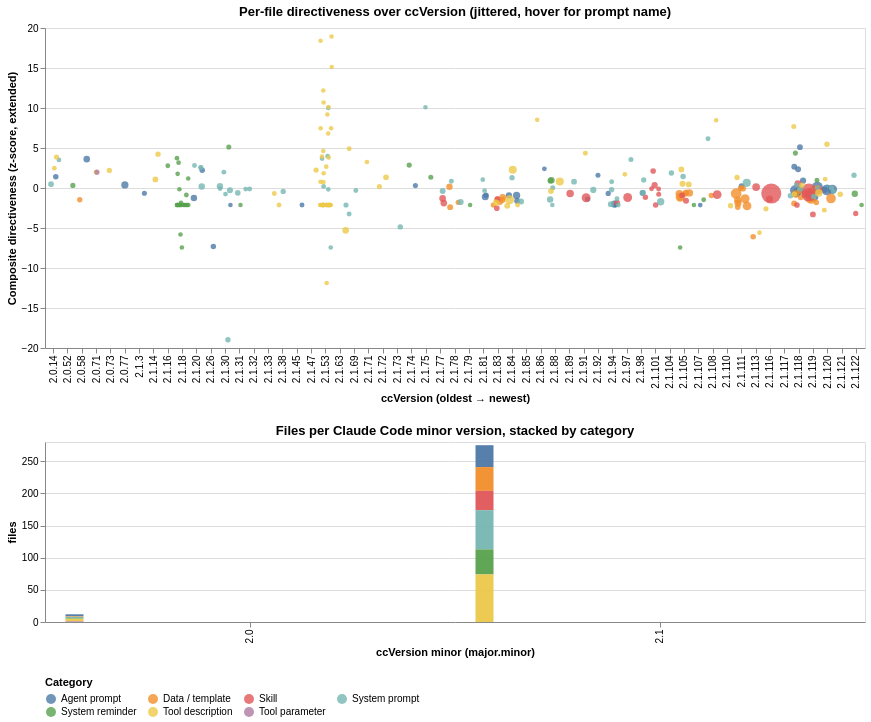

The cell this chart's notebook holds for it:
### Markdown cell above
### ccVersion timeline

Each prompt's `ccVersion` (from the HTML-comment frontmatter) records the Claude Code
release the prompt was last touched in. The chart below puts every file at its
`ccVersion` on the x-axis and a directiveness signal on the y-axis. Hover any point for
the prompt's full `name`, `description`, and version. Brush horizontally to focus on a
release window; click a category in the legend to highlight just that category.

### Code cell
"""ccVersion timeline + minor-version histogram, with name/description tooltips.

Directiveness composite uses the extended formula from cell 58 (mood markers +
hard prohibitions + CAPS imperatives + directive_sent_pct + configuring_sent_pct
- collaborative_sent_pct - permissive_sent_pct - appreciative_sent_pct).
"""

# Sort ccVersion values numerically (treating "2.1.53" as a tuple)
version_order = (
 alt_df[alt_df["ccVersion"] != ""].drop_duplicates("ccVersion").sort_values("ccVersion_sort")
 ["ccVersion"].tolist
)

minor_counts = (
 alt_df[alt_df["ccMinor"] != "unknown"].groupby(["ccMinor", "category"]).size.reset_index(name="count")
)

def _minor_key(m):
 parts = m.split(".")
 try:
 return (int(parts[0]), int(parts[1]) if len(parts) > 1 else 0)
 except (ValueError, IndexError):
 return (-1, -1)
minor_order = sorted(minor_counts["ccMinor"].unique, key=_minor_key)

cat_color = alt.Color("category:N",
 scale=alt.Scale(domain=_cat_domain, range=_cat_range),
 legend=alt.Legend(title="Category", orient="bottom", columns=4))
legend_sel = alt.selection_point(fields=["category"], bind="legend")

# Use the precomputed `directiveness` from cell 58 — same formula.
df_with_ver = alt_df[alt_df["ccVersion"] != ""].copy

timeline = (
 alt.Chart(df_with_ver).mark_circle(opacity=0.65).encode(
 x=alt.X("ccVersion:N", sort=version_order, title="ccVersion (oldest → newest)",
 axis=alt.Axis(labelAngle=-90, labelLimit=80, labelOverlap=False)),
 y=alt.Y("directiveness:Q", title="Composite directiveness (z-score, extended)"),
 size=alt.Size("n_tokens:Q", scale=alt.Scale(range=[20, 400]), legend=None),
 color=cat_color,
 opacity=alt.condition(legend_sel, alt.value(0.8), alt.value(0.07)),
 xOffset="jitter:Q",
 tooltip=[
 alt.Tooltip("name:N", title="Name"),
 alt.Tooltip("description:N", title="Description"),
 alt.Tooltip("ccVersion:N"),
 alt.Tooltip("category:N"),
 alt.Tooltip("n_tokens:Q", format=","),
 alt.Tooltip("directiveness:Q", format=".2f"),
 alt.Tooltip("path:N"),
 ]).transform_calculate(jitter="random-0.5").add_params(legend_sel).properties(width=820, height=320,
 title="Per-file directiveness over ccVersion (jittered, hover for prompt name)")
)

hist = (
 alt.Chart(minor_counts).mark_bar.encode(
 x=alt.X("ccMinor:N", sort=minor_order,
 title="ccVersion minor (major.minor)"),
 y=alt.Y("count:Q", title="files"),
 color=cat_color,
 opacity=alt.condition(legend_sel, alt.value(0.95), alt.value(0.1)),
 tooltip=[
 alt.Tooltip("ccMinor:N"),
 alt.Tooltip("category:N"),
 alt.Tooltip("count:Q", title="files"),
 ]).properties(width=820, height=180,
 title="Files per Claude Code minor version, stacked by category")
)

timeline & hist

### Figure 1 — Vega-Lite specification as saved in the notebook (floating-point values rounded to 4 significant figures; data arrays with more than 128 entries replaced by an {"elided": "..."} marker saying what was removed)
{"config": {"view": {"continuousWidth": 300, "continuousHeight": 300}}, "vconcat": [{"data": {"name": "data-84afd73863aeb8ad067213ead2b3b3fe"}, "mark": {"type": "circle", "opacity": 0.65}, "encoding": {"color": {"field": "category", "legend": {"columns": 4, "orient": "bottom", "title": "Category"}, "scale": {"domain": ["Agent prompt", "Data / template", "Skill", "System prompt", "System reminder", "Tool description", "Tool parameter"], "range": ["#4e79a7", "#f28e2c", "#e15759", "#76b7b2", "#59a14f", "#edc949", "#af7aa1"]}, "type": "nominal"}, "opacity": {"condition": {"param": "param_c7deca0050eaaefc", "value": 0.8}, "value": 0.07}, "size": {"field": "n_tokens", "legend": null, "scale": {"range": [20, 400]}, "type": "quantitative"}, "tooltip": [{"field": "name", "title": "Name", "type": "nominal"}, {"field": "description", "title": "Description", "type": "nominal"}, {"field": "ccVersion", "type": "nominal"}, {"field": "category", "type": "nominal"}, {"field": "n_tokens", "format": ",", "type": "quantitative"}, {"field": "directiveness", "format": ".2f", "type": "quantitative"}, {"field": "path", "type": "nominal"}], "x": {"axis": {"labelAngle": -90, "labelLimit": 80, "labelOverlap": false}, "field": "ccVersion", "sort": ["2.0.14", "2.0.52", "2.0.58", "2.0.71", "2.0.73", "2.0.77", "2.1.3", "2.1.14", "2.1.16", "2.1.18", "2.1.20", "2.1.26", "2.1.30", "2.1.31", "2.1.32", "2.1.33", "2.1.38", "2.1.45", "2.1.47", "2.1.53", "2.1.63", "2.1.69", "2.1.71", "2.1.72", "2.1.73", "2.1.74", "2.1.75", "2.1.77", "2.1.78", "2.1.79", "2.1.81", "2.1.83", "2.1.84", "2.1.85", "2.1.86", "2.1.88", "2.1.89", "2.1.91", "2.1.92", "2.1.94", "2.1.97", "2.1.98", "2.1.101", "2.1.104", "2.1.105", "2.1.107", "2.1.108", "2.1.110", "2.1.111", "2.1.113", "2.1.116", "2.1.117", "2.1.118", "2.1.119", "2.1.120", "2.1.121", "2.1.122"], "title": "ccVersion (oldest → newest)", "type": "nominal"}, "xOffset": {"field": "jitter", "type": "quantitative"}, "y": {"field": "directiveness", "title": "Composite directiveness (z-score, extended)", "type": "quantitative"}}, "height": 320, "name": "view_f48995ab65131c57_0", "title": "Per-file directiveness over ccVersion (jittered, hover for prompt name)", "transform": [{"calculate": "random()-0.5", "as": "jitter"}], "width": 820}, {"data": {"name": "data-4b6da4b9d21e3ba5907c443aba19ea4e"}, "mark": {"type": "bar"}, "encoding": {"color": {"field": "category", "legend": {"columns": 4, "orient": "bottom", "title": "Category"}, "scale": {"domain": ["Agent prompt", "Data / template", "Skill", "System prompt", "System reminder", "Tool description", "Tool parameter"], "range": ["#4e79a7", "#f28e2c", "#e15759", "#76b7b2", "#59a14f", "#edc949", "#af7aa1"]}, "type": "nominal"}, "opacity": {"condition": {"param": "param_c7deca0050eaaefc", "value": 0.95}, "value": 0.1}, "tooltip": [{"field": "ccMinor", "type": "nominal"}, {"field": "category", "type": "nominal"}, {"field": "count", "title": "files", "type": "quantitative"}], "x": {"field": "ccMinor", "sort": ["2.0", "2.1"], "title": "ccVersion minor (major.minor)", "type": "nominal"}, "y": {"field": "count", "title": "files", "type": "quantitative"}}, "height": 180, "title": "Files per Claude Code minor version, stacked by category", "width": 820}], "params": [{"name": "param_c7deca0050eaaefc", "select": {"type": "point", "fields": ["category"]}, "bind": "legend", "views": ["view_f48995ab65131c57_0"]}], "$schema": "https://vega.github.io/schema/vega-lite/v6.4.1.json", "datasets": {"data-84afd73863aeb8ad067213ead2b3b3fe": {"elided": "287 records"}, "data-4b6da4b9d21e3ba5907c443aba19ea4e": [{"ccMinor": "2.0", "category": "Agent prompt", "count": 3}, {"ccMinor": "2.0", "category": "Data / template", "count": 1}, {"ccMinor": "2.0", "category": "System prompt", "count": 2}, {"ccMinor": "2.0", "category": "System reminder", "count": 1}, {"ccMinor": "2.0", "category": "Tool description", "count": 4}, {"ccMinor": "2.0", "category": "Tool parameter", "count": 1}, {"ccMinor": "2.1", "category": "Agent prompt", "count": 34}, {"ccMinor": "2.1", "category": "Data / template", "count": 37}, {"ccMinor": "2.1", "category": "Skill", "count": 30}, {"ccMinor": "2.1", "category": "System prompt", "count": 61}, {"ccMinor": "2.1", "category": "System reminder", "count": 39}, {"ccMinor": "2.1", "category": "Tool description", "count": 74}]}}
